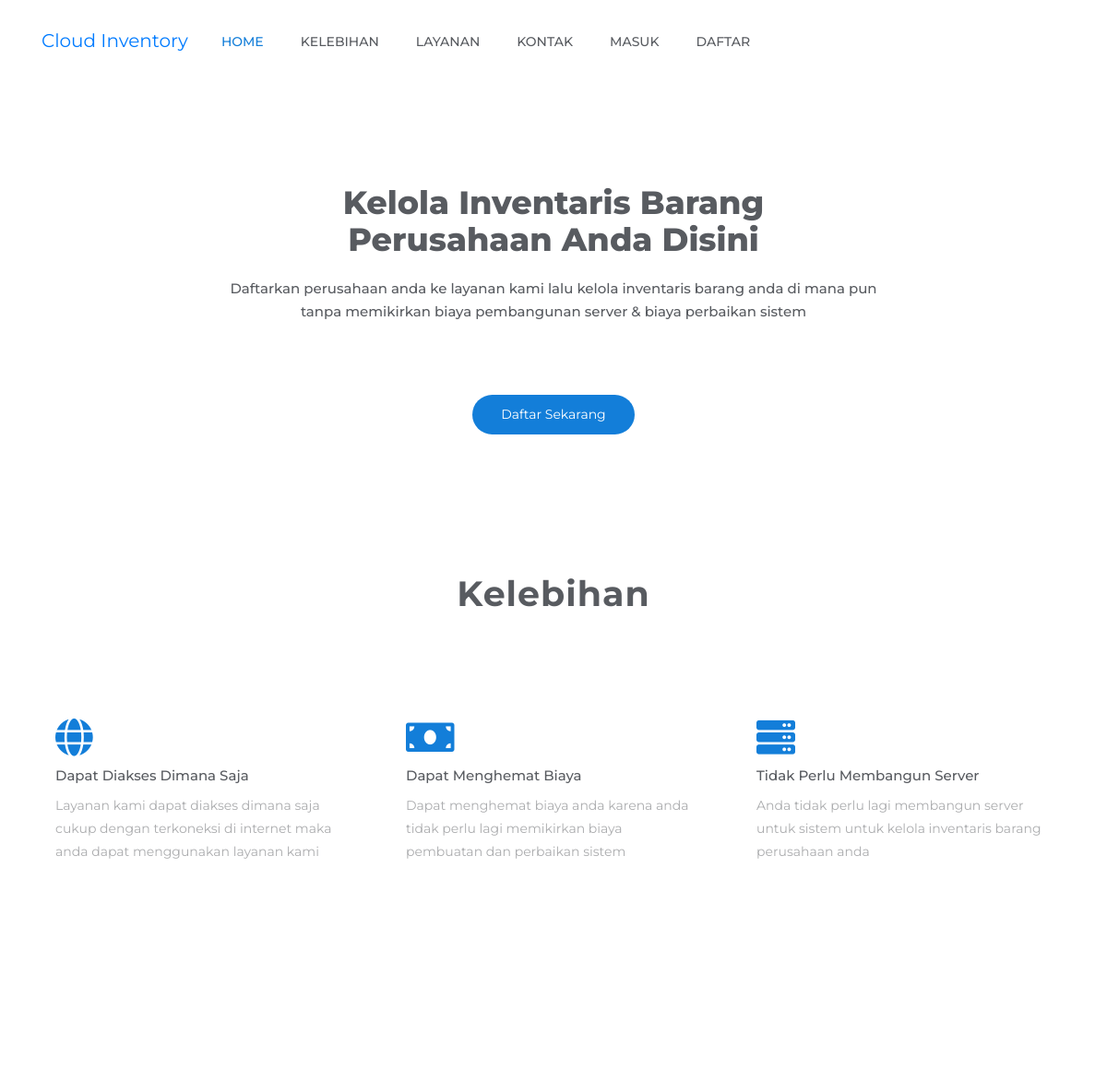
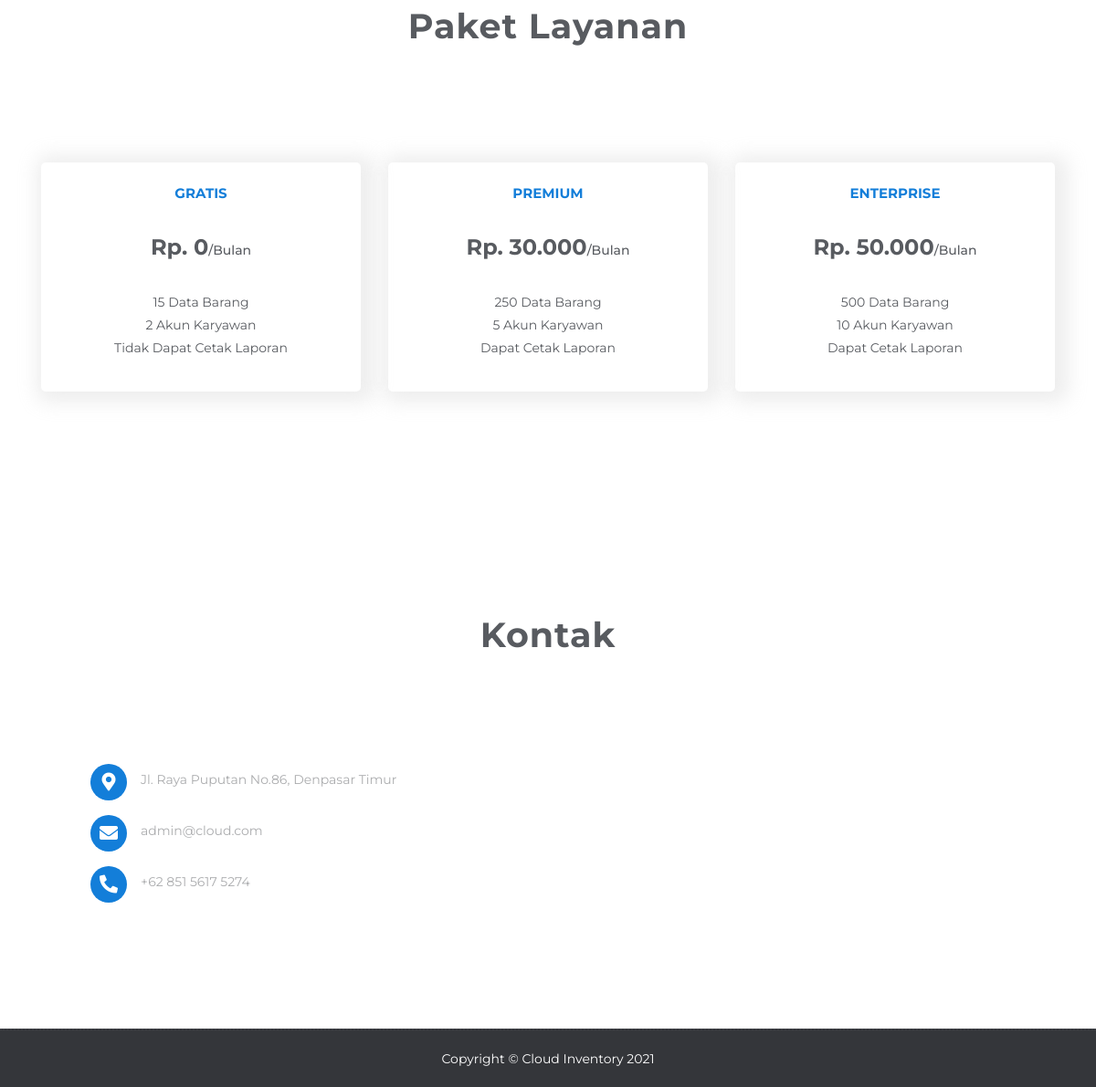
The page / on the database its author committed (2 pictures, top to bottom).
### tables this page shows
CREATE TABLE `tb_paket` (
  `IdPaket` int(11) NOT NULL,
  `Nama` varchar(25) NOT NULL,
  `JumlahBarang` int(11) NOT NULL,
  `JumlahKaryawan` int(11) NOT NULL,
  `Keterangan` varchar(50) NOT NULL,
  `Harga` int(11) NOT NULL
);

CREATE TABLE `tb_user` (
  `IdUser` varchar(15) NOT NULL,
  `IdPerusahaan` varchar(15) NOT NULL,
  `NamaLengkap` varchar(100) NOT NULL,
  `Alamat` text DEFAULT NULL,
  `JenisKelamin` varchar(15) DEFAULT NULL,
  `Foto` varchar(255) DEFAULT NULL,
  `NomorTelepon` varchar(20) DEFAULT NULL,
  `Email` varchar(100) NOT NULL,
  `Password` varchar(255) NOT NULL,
  `Level` enum('Super Admin','Admin','Karyawan') NOT NULL,
  `Status` enum('Aktif','Tidak Aktif') NOT NULL,
  `TanggalDibuat` int(11) NOT NULL,
  `StatusDataUser` enum('Aktif','Tidak Aktif') DEFAULT NULL
);

### application/controllers/Home.php (called while the page is built, shortened)
<?php
class Home extends CI_Controller
{
    public function __construct()
    {
        $this->load->helper('rupiah_helper');
        $this->load->model('Paket_model', 'paket');
        $this->load->model('Profil_model', 'kontak');
    }
    public function index()
    {
        $data['paket_satu'] = $this->paket->paketSatu()->row_array();
        $data['paket_dua']  = $this->paket->paketDua()->row_array();
        $data['paket_tiga'] = $this->paket->paketTiga()->row_array();
        $data['kontak']     = $this->kontak->kontakLayanan()->row_array();
        $this->load->view('home', $data);
    }
}

### index.php (called while the page is built, shortened)
<?php
require_once BASEPATH.'core/CodeIgniter.php';

### application/models/Paket_model.php (called while the page is built, shortened)
<?php
class Paket_model extends CI_Model
{
    public function paketSatu()
    {
        $this->db->select('*');
        $this->db->from('tb_paket');
        $this->db->where('IdPaket', '1');
        $query = $this->db->get();
        return $query;
    }
    public function paketDua()
    {
        $this->db->select('*');
        $this->db->from('tb_paket');
        $this->db->where('IdPaket', '2');
        $query = $this->db->get();
        return $query;
    }
    public function paketTiga()
    {
        $this->db->select('*');
        $this->db->from('tb_paket');
        $this->db->where('IdPaket', '3');
        $query = $this->db->get();
        return $query;
    }
}

### application/helpers/rupiah_helper.php (called while the page is built, shortened)
<?php
if (!function_exists('rupiah')) {
    function rupiah($angka)
    {
        $rupiah = number_format($angka, 0, ',', '.');
        $hasil = "Rp. " . $rupiah;
        return $hasil;
    }
}

### application/models/Profil_model.php (called while the page is built, shortened)
<?php
class Profil_model extends CI_Model
{
    public function kontakLayanan()
    {
        $this->db->select('*');
        $this->db->from('tb_user');
        $this->db->where('IdUser', '1');
        $query = $this->db->get();
        return $query;
    }
}

### application/views/home.php (the view, shortened to what this page needs)
<!DOCTYPE html>
<html lang="en">
<head>
    <link rel="stylesheet" type="text/css" href="<?= base_url('assets'); ?>/bootstrap-4.5.3-dist/css/bootstrap.min.css">
    <link rel="stylesheet" type="text/css" href="<?= base_url('assets'); ?>/fontawesome-free/css/all.min.css">
    <link rel="stylesheet" type="text/css" href="<?= base_url('assets'); ?>/vanilla-opl/css/slicknav.css">
    <link rel="stylesheet" type="text/css" href="<?= base_url('assets'); ?>/vanilla-opl/css/owl.carousel.min.css">
    <link rel="stylesheet" type="text/css" href="<?= base_url('assets'); ?>/vanilla-opl/css/owl.theme.css">
    <link rel="stylesheet" type="text/css" href="<?= base_url('assets'); ?>/vanilla-opl/css/slick.css">
    <link rel="stylesheet" type="text/css" href="<?= base_url('assets'); ?>/vanilla-opl/css/slick-theme.css">
    <link rel="stylesheet" type="text/css" href="<?= base_url('assets'); ?>/vanilla-opl/css/animate.css">
    <link rel="stylesheet" type="text/css" href="<?= base_url('assets'); ?>/vanilla-opl/css/main.css">
    <link rel="stylesheet" type="text/css" href="<?= base_url('assets'); ?>/vanilla-opl/css/responsive.css">
</head>
<body>
    <header id="header-wrap">
        <nav class="navbar navbar-expand-lg fixed-top scrolling-navbar indigo">
            <div class="container">
                <div class="navbar-header">
                    <a href="<?= base_url('home'); ?>" class="navbar-brand">Cloud Inventory</a>
                </div>
                <div class="collapse navbar-collapse" id="main-navbar">
                    <ul class="navbar-nav mr-auto w-100 justify-content-right clearfix">
                        <li class="nav-item active">
                            <a class="nav-link" href="#hero-area">
                                Home
                            </a>
                        </li>
                        <li class="nav-item">
                            <a class="nav-link" href="#services">
                                Kelebihan
                            </a>
                        </li>
                        <li class="nav-item">
                            <a class="nav-link" href="#pricing">
                                Layanan
                            </a>
                        </li>
                        <li class="nav-item">
                            <a class="nav-link" href="#contact">
                                Kontak
                            </a>
                        </li>
                        <li class="nav-item">
                            <a class="nav-link" href="<?= base_url('auth/login'); ?>">
                                Masuk
                            </a>
                        </li>
                        <li class="nav-item">
                            <a class="nav-link" href="<?= base_url('auth/registration'); ?>">
                                Daftar
                            </a>
                        </li>
                    </ul>
                </div>
            </div>
        </nav>
        <div id="hero-area" class="hero-area-bg">
            <div class="container">
                <div class="row">
                    <div class="col-md-12 col-sm-12">
                        <div class="contents text-center">
                            <h2 class="head-title wow fadeInUp">Kelola Inventaris Barang<br>Perusahaan Anda Disini</h2>
                            <h6>Daftarkan perusahaan anda ke layanan kami lalu kelola inventaris barang anda di mana pun<br>tanpa memikirkan biaya pembangunan server & biaya perbaikan sistem</h6>
                        </div>
                        <div class="header-button wow fadeInUp text-center" data-wow-delay="0.3s">
                            <h5><a href="<?= base_url('auth/registration'); ?>" class="btn btn-common">Daftar Sekarang</a></h5>
                        </div>
                    </div>
                </div>
            </div>
        </div>
    </header>
    <section id="services" class="section-padding">
        <div class="container">
            <div class="section-header text-center">
                <h2 class="section-title wow fadeInDown" data-wow-delay="0.3s">Kelebihan</h2>
            </div>
            <div class="row">
                <div class="col-md-6 col-lg-4 col-xs-12">
                    <div class="services-item wow fadeInRight" data-wow-delay="0.3s">
                        <div class="icon">
                            <i class="fas fa-globe"></i>
                        </div>
                        <div class="services-content">
                            <h6>Dapat Diakses Dimana Saja</h6>
                            <p>Layanan kami dapat diakses dimana saja cukup dengan terkoneksi di internet maka anda dapat menggunakan layanan kami</p>
                        </div>
                    </div>
                </div>
                <div class="col-md-6 col-lg-4 col-xs-12">
                    <div class="services-item wow fadeInRight" data-wow-delay="0.6s">
                        <div class="icon">
                            <i class="fas fa-money-bill"></i>
                        </div>
                        <div class="services-content">
                            <h6>Dapat Menghemat Biaya</h6>
                            <p>Dapat menghemat biaya anda karena anda tidak perlu lagi memikirkan biaya pembuatan dan perbaikan sistem</p>
                        </div>
                    </div>
                </div>
                <div class="col-md-6 col-lg-4 col-xs-12">
                    <div class="services-item wow fadeInRight" data-wow-delay="0.9s">
                        <div class="icon">
                            <i class="fas fa-server"></i>
                        </div>
                        <div class="services-content">
                            <h6>Tidak Perlu Membangun Server</h6>
                            <p>Anda tidak perlu lagi membangun server untuk sistem untuk kelola inventaris barang perusahaan anda</p>
                        </div>
                    </div>
                </div>
            </div>
        </div>
    </section>
    <section id="pricing" class="section-padding">
        <div class="container">
            <div class="section-header text-center">
                <h2 class="section-title wow fadeInDown" data-wow-delay="0.3s">Paket Layanan</h2>
            </div>
            <div class="row">
                <div class="col-lg-4 col-md-6 col-xs-12">
                    <div class="table wow fadeInLeft" data-wow-delay="0.3s">
                        <div class="title">
                            <h3><?= $paket_satu['Nama']; ?></h3>
                        </div>
                        <div class="pricing-header">
                            <p class="price-value"><?= rupiah($paket_satu['Harga']); ?><span>/Bulan</span></p>
                        </div>
                        <ul class="description">
                            <li><?= $paket_satu['JumlahBarang']; ?> Data Barang<br><?= $paket_satu['JumlahKaryawan']; ?> Akun Karyawan<br><?= $paket_satu['Keterangan']; ?></li>
                        </ul>
                    </div>
                </div>
                <div class="col-lg-4 col-md-6 col-xs-12 active">
                    <div class="table wow fadeInUp" data-wow-delay="0.3s">
                        <div class="title">
                            <h3><?= $paket_dua['Nama']; ?></h3>
                        </div>
                        <div class="pricing-header">
                            <p class="price-value"><?= rupiah($paket_dua['Harga']); ?><span>/Bulan</span></p>
                        </div>
                        <ul class="description">
                            <li><?= $paket_dua['JumlahBarang']; ?> Data Barang<br><?= $paket_dua['JumlahKaryawan']; ?> Akun Karyawan<br><?= $paket_dua['Keterangan']; ?></li>
                        </ul>
                    </div>
                </div>
                <div class="col-lg-4 col-md-6 col-xs-12">
                    <div class="table wow fadeInRight" data-wow-delay="0.3s">
                        <div class="title">
                            <h3><?= $paket_tiga['Nama']; ?></h3>
                        </div>
                        <div class="pricing-header">
                            <p class="price-value"><?= rupiah($paket_tiga['Harga']); ?><span>/Bulan</span></p>
                        </div>
                        <ul class="description">
                            <li><?= $paket_tiga['JumlahBarang']; ?> Data Barang<br><?= $paket_tiga['JumlahKaryawan']; ?> Akun Karyawan<br><?= $paket_tiga['Keterangan']; ?></li>
                        </ul>
                    </div>
                </div>
            </div>
        </div>
    </section>
    <section id="contact" class="section-padding">
        <div class="container">
            <div class="row">
                <div class="col-12">
                    <div class="section-header text-center">
                        <h2 class="section-title wow fadeInDown" data-wow-delay="0.3s">Kontak</h2>
                    </div>
                </div>
            </div>
            <div class="row contact-form-area wow fadeInUp" data-wow-delay="0.4s">
                <div class="col-md-12 col-lg-12 col-sm-12">
                    <div class="contact-right-area wow fadeIn">
                        <div class="contact-right">
                            <div class="single-contact">
                                <div class="contact-icon">
                                    <i class="fas fa-map-marker-alt"></i>
                                </div>
                                <p><?= $kontak['Alamat']; ?></p>
                            </div>
                            <div class="single-contact">
                                <div class="contact-icon">
                                    <i class="fas fa-envelope"></i>
                                </div>
                                <p><?= $kontak['Email']; ?></p>
                            </div>
                            <div class="single-contact">
                                <div class="contact-icon">
                                    <i class="fas fa-phone-alt"></i>
                                </div>
                                <p><?= $kontak['NomorTelepon']; ?></p>
                            </div>
                        </div>
                    </div>
                </div>
            </div>
        </div>
    </section>
    <section id="copyright">
        <div class="container">
            <div class="row">
                <div class="col-md-12">
                    <p>Copyright &copy; Cloud Inventory <?= date('Y'); ?></p>
                </div>
            </div>
        </div>
    </section>
</body>
</html>

### rows shown on the page
tb_paket: Nama "GRATIS", Harga "Rp. 0", JumlahBarang "15", JumlahKaryawan "2", Keterangan "Tidak Dapat Cetak Laporan"
tb_paket: Nama "PREMIUM", Harga "Rp. 30.000", JumlahBarang "250", JumlahKaryawan "5", Keterangan "Dapat Cetak Laporan"
tb_paket: Nama "ENTERPRISE", Harga "Rp. 50.000", JumlahBarang "500", JumlahKaryawan "10", Keterangan "Dapat Cetak Laporan"
tb_user: Alamat "Jl. Raya Puputan No.86, Denpasar Timur", Email "admin@cloud.com", NomorTelepon "+62 851 5617 5274"
